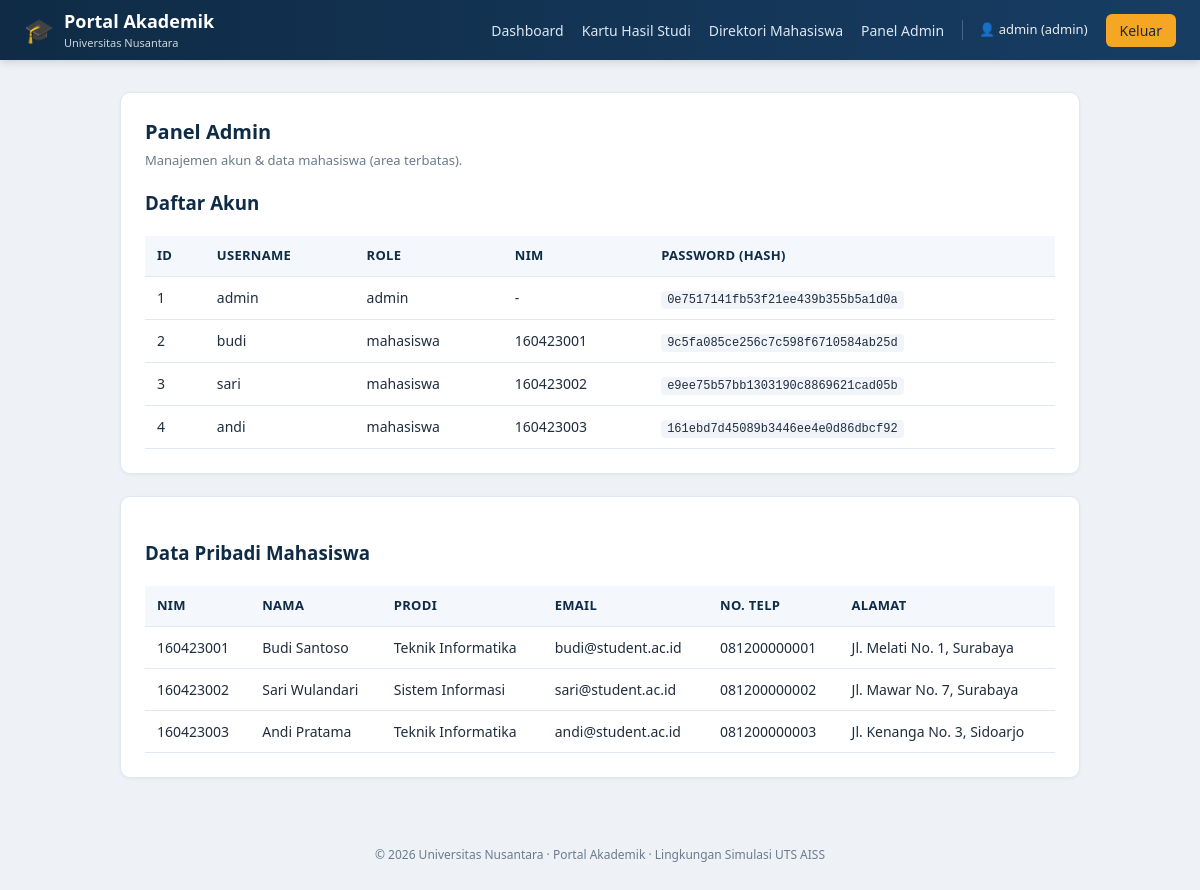
Screenshot of /app/admin.php (signed in) with the database file from the repository.
### tables this page shows
CREATE TABLE IF NOT EXISTS users (
    id        INT AUTO_INCREMENT PRIMARY KEY,
    username  VARCHAR(50)  NOT NULL UNIQUE,
    password  VARCHAR(64)  NOT NULL,           
    role      ENUM('mahasiswa','admin') NOT NULL DEFAULT 'mahasiswa',
    nim       VARCHAR(15)  NULL,               
    created_at TIMESTAMP DEFAULT CURRENT_TIMESTAMP
);

CREATE TABLE IF NOT EXISTS mahasiswa (
    nim       VARCHAR(15) PRIMARY KEY,
    nama      VARCHAR(100) NOT NULL,
    prodi     VARCHAR(60)  NOT NULL,
    angkatan  YEAR         NOT NULL,
    email     VARCHAR(100) NOT NULL,
    ipk       DECIMAL(3,2) NOT NULL DEFAULT 0.00,
     
    no_telp   VARCHAR(20)  NULL,
    alamat    VARCHAR(200) NULL
);

### app/admin.php (the view, shortened to what this page needs)
<?php
require __DIR__ . '/db.php';
require __DIR__ . '/header.php';
$users = mysqli_query($conn, "SELECT id, username, role, nim, password FROM users ORDER BY id");
$mhs   = mysqli_query($conn, "SELECT nim, nama, prodi, email, no_telp, alamat FROM mahasiswa ORDER BY nim");
?>
<div class="card">
  <h2>Panel Admin</h2>
  <p class="sub">Manajemen akun & data mahasiswa (area terbatas).</p>
  <h3 style="color:#0f2b46">Daftar Akun</h3>
  <table>
    <thead><tr><th>ID</th><th>Username</th><th>Role</th><th>NIM</th><th>Password (hash)</th></tr></thead>
    <tbody>
    <?php while ($u = mysqli_fetch_assoc($users)): ?>
      <tr>
        <td><?= htmlspecialchars($u['id']) ?></td>
        <td><?= htmlspecialchars($u['username']) ?></td>
        <td><?= htmlspecialchars($u['role']) ?></td>
        <td><?= htmlspecialchars($u['nim'] ?? '-') ?></td>
        <td><code><?= htmlspecialchars($u['password']) ?></code></td>
      </tr>
    <?php endwhile; ?>
    </tbody>
  </table>
</div>
<div class="card">
  <h3 style="color:#0f2b46">Data Pribadi Mahasiswa</h3>
  <table>
    <thead><tr><th>NIM</th><th>Nama</th><th>Prodi</th><th>Email</th><th>No. Telp</th><th>Alamat</th></tr></thead>
    <tbody>
    <?php while ($m = mysqli_fetch_assoc($mhs)): ?>
      <tr>
        <td><?= htmlspecialchars($m['nim']) ?></td>
        <td><?= htmlspecialchars($m['nama']) ?></td>
        <td><?= htmlspecialchars($m['prodi']) ?></td>
        <td><?= htmlspecialchars($m['email']) ?></td>
        <td><?= htmlspecialchars($m['no_telp']) ?></td>
        <td><?= htmlspecialchars($m['alamat']) ?></td>
      </tr>
    <?php endwhile; ?>
    </tbody>
  </table>
</div>
<?php require __DIR__ . '/footer.php'; ?>

### app/header.php (shortened to what this page needs)
<?php
$loggedIn = isset($_SESSION['user_id']);
$role     = $_SESSION['role']     ?? null;
$username = $_SESSION['username'] ?? null;
?>
<!DOCTYPE html>
<html lang="id">
<head>
    <link rel="stylesheet" href="/style.css">
</head>
<body>
<header class="topbar">
    <div class="brand">
        <span class="logo">🎓</span>
        <span class="brand-name">Portal Akademik <small>Universitas Nusantara</small></span>
    </div>
    <nav class="mainnav">
        <?php if ($loggedIn): ?>
            <a href="/dashboard.php">Dashboard</a>
            <a href="/nilai.php">Kartu Hasil Studi</a>
            <a href="/search.php">Direktori Mahasiswa</a>
            <?php if ($role === 'admin'): ?>
                <a href="/admin.php">Panel Admin</a>
            <?php endif; ?>
            <span class="nav-user">👤 <?= htmlspecialchars($username) ?> (<?= htmlspecialchars($role) ?>)</span>
            <a class="btn-logout" href="/logout.php">Keluar</a>
        <?php else: ?>
            <a href="/login.php">Masuk</a>
        <?php endif; ?>
    </nav>
</header>
<main class="container">

### app/footer.php
</main>
<footer class="footer">
    <p>&copy; 2026 Universitas Nusantara · Portal Akademik · Lingkungan Simulasi UTS AISS</p>
</footer>
</body>
</html>

### app/style.css (style rules this page uses)
:root { --navy:#0f2b46; --navy2:#173d63; --accent:#f5a623; --accent2:#2d7ff9; --bg:#eef2f7; --card:#ffffff; --text:#1f2d3d; --muted:#6b7a8d; --ok:#1e9e6a; --bad:#d0342c; --line:#e2e8f0; }
* { box-sizing:border-box }
body { margin:0;font-family:"Segoe UI",Roboto,Helvetica,Arial,sans-serif; background:var(--bg);color:var(--text);line-height:1.5 }
.topbar { display:flex;justify-content:space-between;align-items:center; background:linear-gradient(90deg,var(--navy),var(--navy2));color:#fff; padding:0 24px;height:60px;box-shadow:0 2px 8px rgba(0,0,0,.15) }
.brand { display:flex;align-items:center;gap:10px;font-weight:600;font-size:18px }
.logo { font-size:24px }
.brand-name small { display:block;font-size:11px;font-weight:400;opacity:.8 }
.mainnav { display:flex;align-items:center;gap:18px }
.mainnav a { color:#dbe7f3;text-decoration:none;font-size:14px;font-weight:500 }
.nav-user { font-size:13px;opacity:.9;border-left:1px solid rgba(255,255,255,.25);padding-left:16px }
.btn-logout { background:var(--accent);color:#0f2b46 !important;padding:6px 14px; border-radius:6px;font-weight:600 }
.container { max-width:1000px;margin:32px auto;padding:0 20px }
.card { background:var(--card);border:1px solid var(--line);border-radius:10px; padding:24px;margin-bottom:22px;box-shadow:0 1px 3px rgba(15,43,70,.06) }
.card h2 { margin:0 0 4px;font-size:20px;color:var(--navy) }
.card .sub { color:var(--muted);font-size:13px;margin:0 0 18px }
table { width:100%;border-collapse:collapse;font-size:14px }
th,td { text-align:left;padding:10px 12px;border-bottom:1px solid var(--line) }
th { background:#f4f7fb;color:var(--navy);font-weight:600;font-size:13px;text-transform:uppercase;letter-spacing:.3px }
.footer { text-align:center;color:var(--muted);font-size:12px;padding:24px }
code { background:#f1f5f9;padding:2px 6px;border-radius:4px;font-size:12px }

### rows the page displays
users: id "1", username "admin", role "admin", nim "-", password "0e7517141fb53f21ee439b355b5a1d0a"
users: id "2", username "budi", role "mahasiswa", nim "160423001", password "9c5fa085ce256c7c598f6710584ab25d"
users: id "3", username "sari", role "mahasiswa", nim "160423002", password "e9ee75b57bb1303190c8869621cad05b"
users: id "4", username "andi", role "mahasiswa", nim "160423003", password "161ebd7d45089b3446ee4e0d86dbcf92"
mahasiswa: nim "160423001", nama "Budi Santoso", prodi "Teknik Informatika", email "budi@student.ac.id", no_telp "081200000001", alamat "Jl. Melati No. 1, Surabaya"
mahasiswa: nim "160423002", nama "Sari Wulandari", prodi "Sistem Informasi", email "sari@student.ac.id", no_telp "081200000002", alamat "Jl. Mawar No. 7, Surabaya"
mahasiswa: nim "160423003", nama "Andi Pratama", prodi "Teknik Informatika", email "andi@student.ac.id", no_telp "081200000003", alamat "Jl. Kenanga No. 3, Sidoarjo"

### other values shown
$username "admin"
$role "admin"
